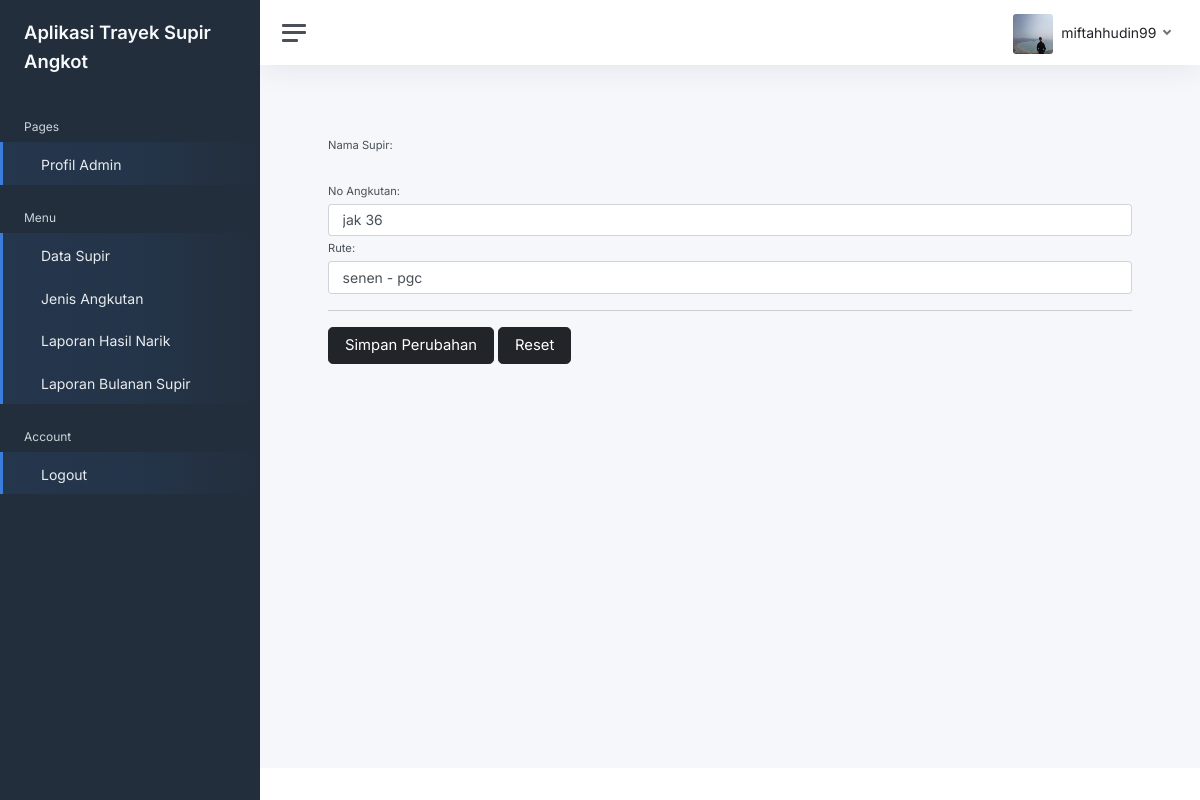
Page /editjenisangkutan/1/ (signed in) on the earlier database version.
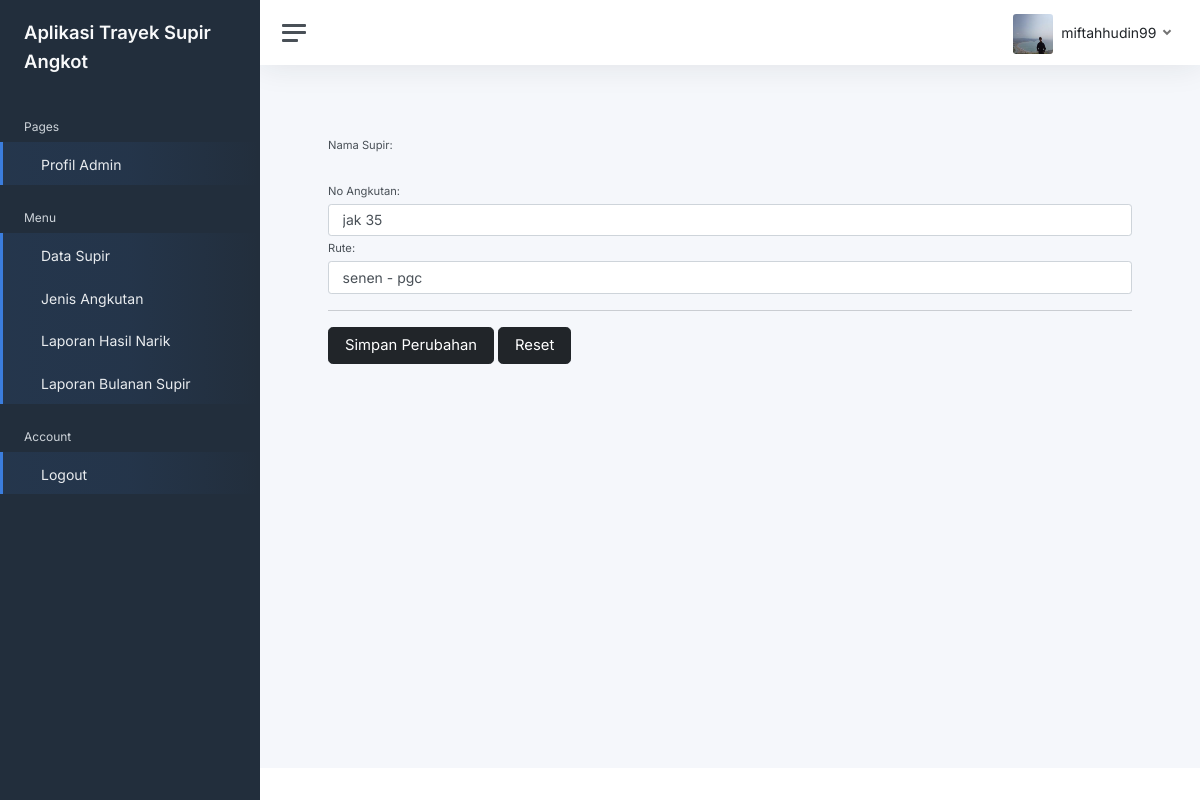
Same page on the later database version.
### administrator/models.py (models this page shows, shortened)
class Jenis_Angkutan(models.Model):
    no_angkutan = models.CharField(max_length=10)
    rute = models.CharField(max_length=200)

### administrator/views.py (the view)
@login_required
def edit_jenis_angkutan(request, id):
    angkutan = Jenis_Angkutan.objects.get(id=id)
    if request.method == 'POST':
        angkutan_form = InputAngkutan(request.POST, instance=angkutan)
        if angkutan_form.is_valid:
            angkutan_form.save()
            return redirect(to='jenisangkutan')
    else:
        angkutan_form = InputAngkutan(instance=angkutan)
    return render(request, 'form_angkutan.html', {'angkutan_form': angkutan_form})

### administrator/forms.py
class InputAngkutan(forms.ModelForm):
    no_angkutan = forms.CharField(max_length=100,
                                  required=True,
                                  widget=forms.TextInput(attrs={'placeholder': 'Masukan No Angkutan',
                                                         'class': 'form-control',
                                                                }))
    rute = forms.CharField(max_length=100,
                           required=True,
                           widget=forms.TextInput(attrs={'placeholder': 'Masukan Rute',
                                                         'class': 'form-control',
                                                         }))
    class Meta:
        model = Jenis_Angkutan
        fields = ['no_angkutan', 'rute']

### administrator/templates/form_angkutan.html (shortened to what this page needs)
{% extends "main_layout.html" %}
{% block content %}
<form method="post" enctype="multipart/form-data">
    <div class="form-row">
        <div class="card-body">
            <label class="small mb-1">Nama Supir:</label><br>
            {{ angkutan_form.nama_supir }}<br>
            <label class="small mb-1">No Angkutan:</label>
            {{ angkutan_form.no_angkutan }}
            <label class="small mb-1">Rute:</label>
            {{ angkutan_form.rute }}
            <hr>
            <button type="submit" class="btn btn-dark btn-lg">Simpan Perubahan</button>
            <button type="reset" class="btn btn-dark btn-lg">Reset</button>
        </div>
    </div>
</form>
{% endblock %}

Differences in the rows shown:
changed Jenis_Angkutan "senen - pgc": no_angkutan "jak 36" → "jak 35"
